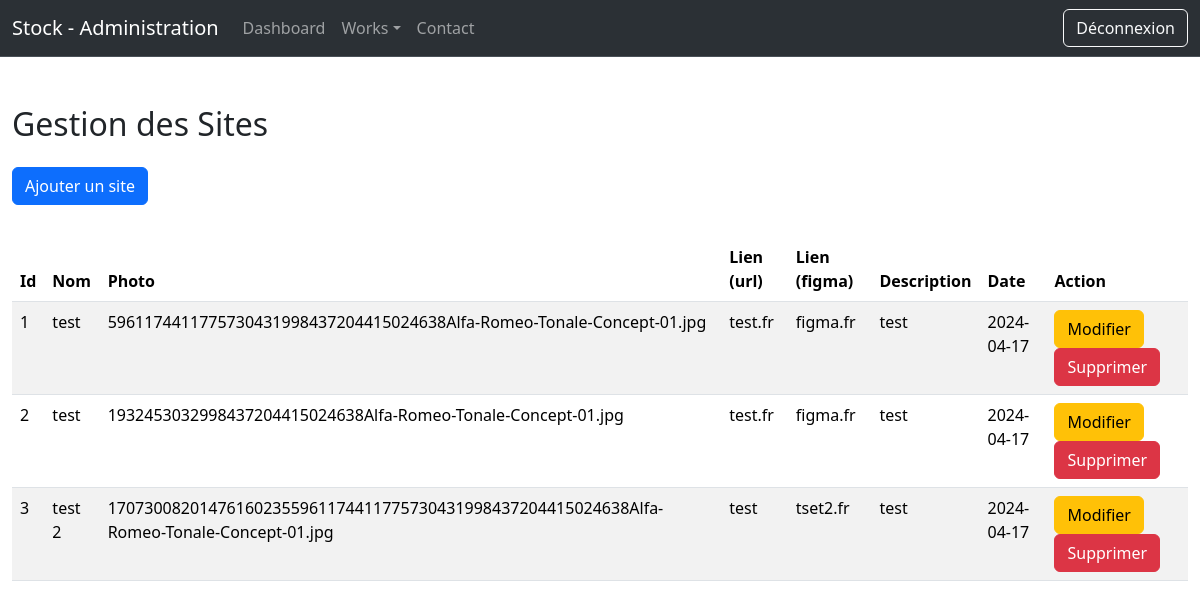
The app's page /admin/web.php (signed in), older data.
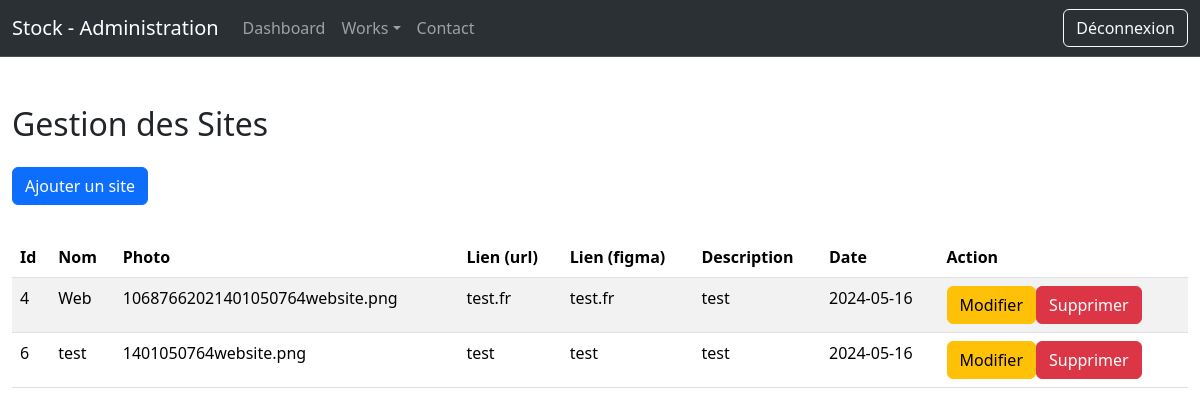
The same page, newer data.
### tables this page shows
CREATE TABLE IF NOT EXISTS `web` (
  `id` int NOT NULL AUTO_INCREMENT,
  `nom` varchar(255) NOT NULL,
  `photo` varchar(255) NOT NULL,
  `url` varchar(255) NOT NULL,
  `figma` varchar(255) NOT NULL,
  `description` text NOT NULL,
  `date` date NOT NULL,
  PRIMARY KEY (`id`)
);

### admin/web.php (the view, shortened to what this page needs)
<?php
    require "../connexion.php";
?>
<!DOCTYPE html>
<html lang="en">
<head>
    <link href="https://cdn.jsdelivr.net/npm/bootstrap@5.3.2/dist/css/bootstrap.min.css" rel="stylesheet">
</head>
<body>
    <?php
        include("partials/header.php");
    ?>
    <div class="container-fluid my-5">
     <h2>Gestion des Sites</h2>
     <a href="addWeb.php" class="btn btn-primary my-3">Ajouter un site</a>
     <table class="table table-striped my-3">
        <thead>
            <tr>
                <th>Id</th>
                <th>Nom</th>
                <th>Photo</th>
                <th>Lien (url)</th>
                <th>Lien (figma)</th>
                <th>Description</th>
                <th>Date</th>
                <th>Action</th>
            </tr>
        </thead>
        <tbody>
            <?php
                $req = $bdd->query("SELECT * FROM web");
                while($don = $req->fetch())
                {
                    echo "<tr>";
                        echo "<td>".$don['id']."</td>";
                        echo "<td>".$don['nom']."</td>";
                        echo "<td>".$don['photo']."</td>";
                        echo "<td>".$don['url']."</td>";
                        echo "<td>".$don['figma']."</td>";
                        echo "<td>".$don['description']."</td>";
                        echo "<td>".$don['date']."</td>";
                        echo "<td>";
                            echo "<a href='updateWeb.php?id=".$don['id']."' class='btn btn-warning'>Modifier</a>";
                            echo "<a href='web.php?delete=".$don['id']."' class='btn btn-danger'>Supprimer</a>";
                        echo "</td>";
                    echo "</tr>";
                }
            ?>
        </tbody>
     </table>
    </div>
</body>
</html>

Row changes from the older to the newer data that the page shows:
removed web: id "1", nom "test", photo "5961174411775730431998437204415024638Alfa-Romeo-Tonale-Concept-01.jpg", url "test.fr", figma "figma.fr", description "test", date "2024-04-17"
removed web: id "2", nom "test", photo "1932453032998437204415024638Alfa-Romeo-Tonale-Concept-01.jpg", url "test.fr", figma "figma.fr", description "test", date "2024-04-17"
removed web: id "3", nom "test 2", photo "170730082014761602355961174411775730431998437204415024638Alfa-Romeo-Tonale-Concept-01.jpg", url "test", figma "tset2.fr", description "test", date "2024-04-17"
added web: id "4", nom "Web", photo "10687662021401050764website.png", url "test.fr", figma "test.fr", description "test", date "2024-05-16"
added web: id "6", nom "test", photo "1401050764website.png", url "test", figma "test", description "test", date "2024-05-16"
